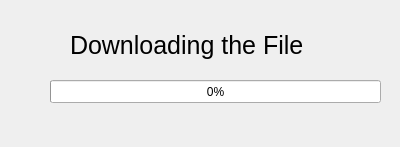
<?xml version="1.0" encoding="UTF-8"?>
<ui version="4.0">
 <class>Dialog</class>
 <widget class="QDialog" name="Dialog">
  <property name="geometry">
   <rect>
    <x>0</x>
    <y>0</y>
    <width>400</width>
    <height>147</height>
   </rect>
  </property>
  <property name="windowTitle">
   <string>Dialog</string>
  </property>
  <widget class="QLabel" name="label">
   <property name="geometry">
    <rect>
     <x>70</x>
     <y>30</y>
     <width>251</width>
     <height>31</height>
    </rect>
   </property>
   <property name="font">
    <font>
     <pointsize>19</pointsize>
    </font>
   </property>
   <property name="text">
    <string>Downloading the File</string>
   </property>
  </widget>
  <widget class="QProgressBar" name="progressBar">
   <property name="geometry">
    <rect>
     <x>50</x>
     <y>80</y>
     <width>331</width>
     <height>23</height>
    </rect>
   </property>
   <property name="value">
    <number>0</number>
   </property>
  </widget>
 </widget>
 <resources/>
 <connections/>
</ui>
